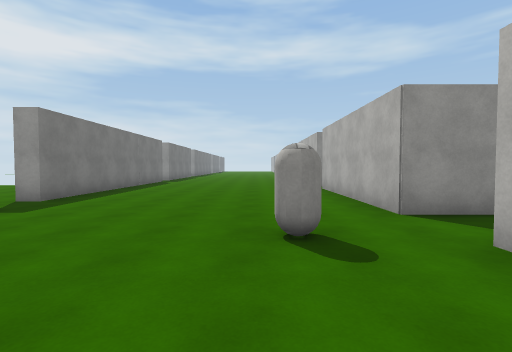
view 1 (above)

18 first-person views from a walk through a scene from a Unity 3-D project. The camera is 1.5 m above the floor, tilts 2° down and sees 85° across. The floor is counted in squares, 2 m on a side. Each view is taken from the middle of a square. On the plan, view 1 faces up. The plan holds only what a view shows up to about 10 squares ahead; the rest is blank. The place goes on beyond the plan. Surface patterns are stand-ins for the level's own textures.

view 2
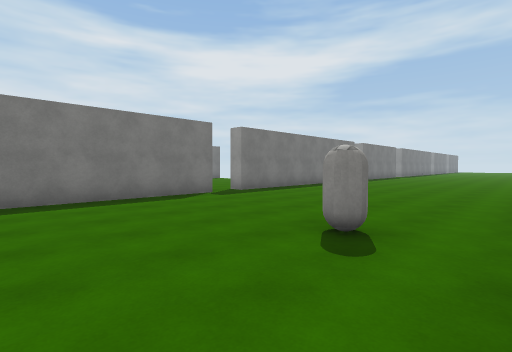

view 3
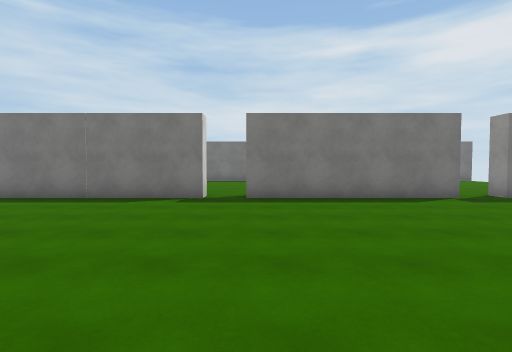

view 4
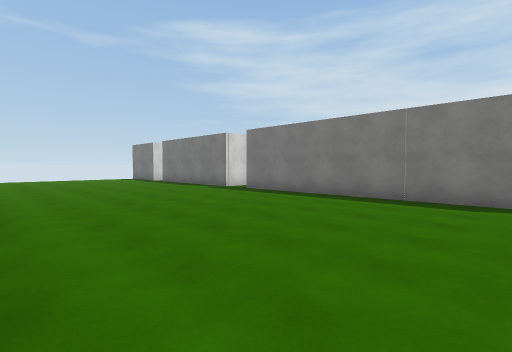

view 5
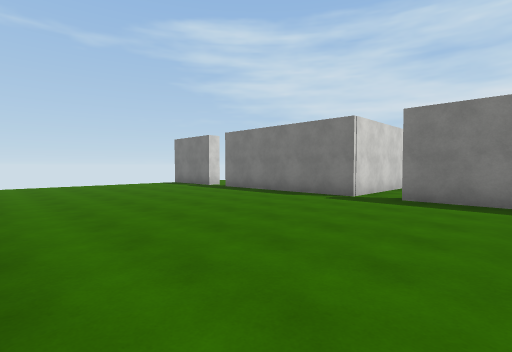

view 6
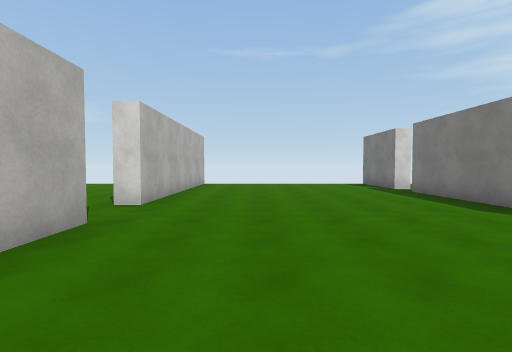

view 7
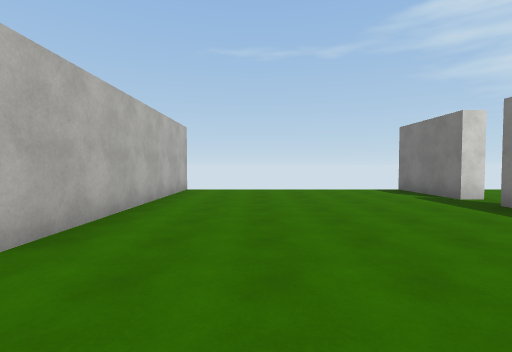

view 8
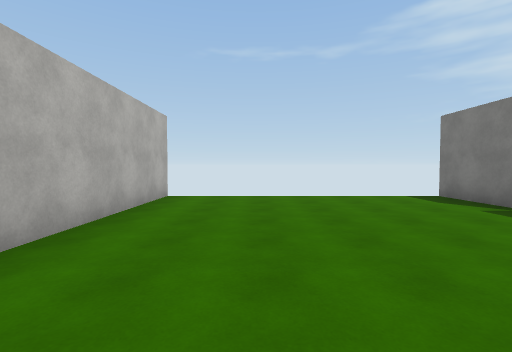

view 9
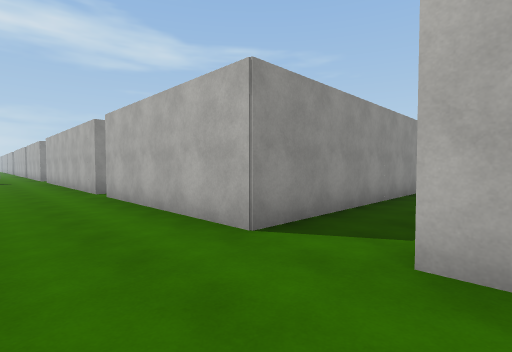

view 10
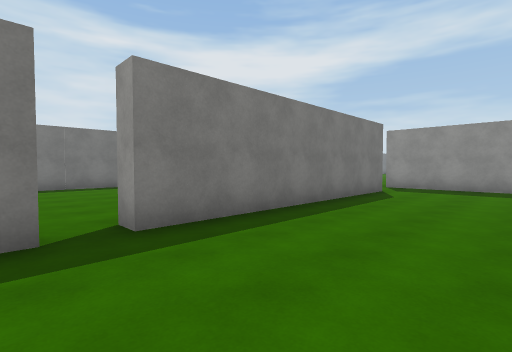

view 11
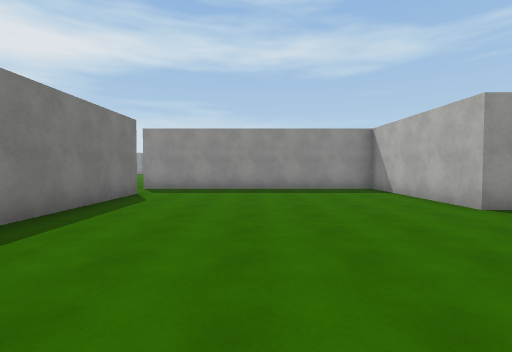

view 12
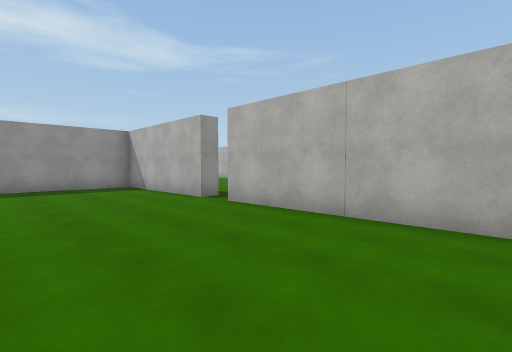

view 13
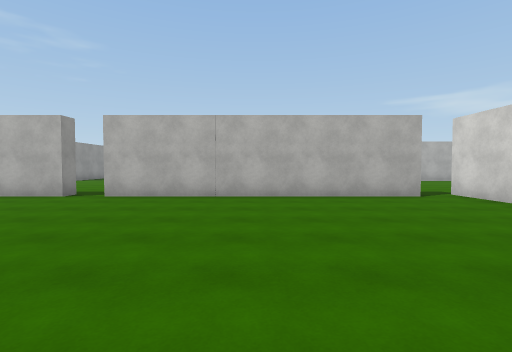

view 14
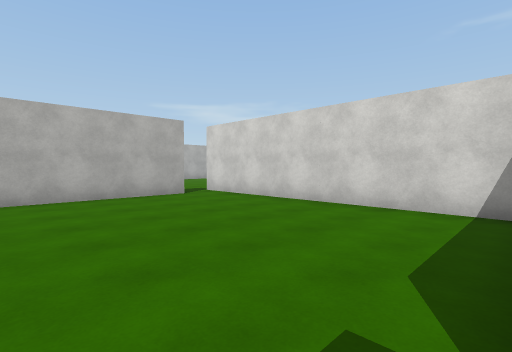

view 15
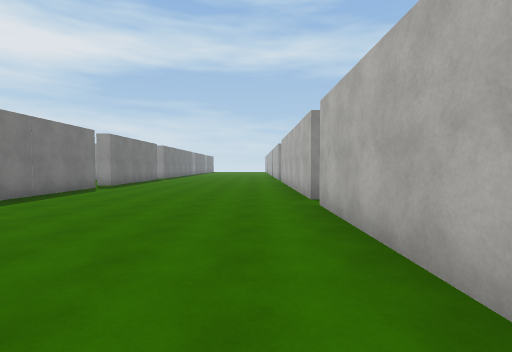

view 16
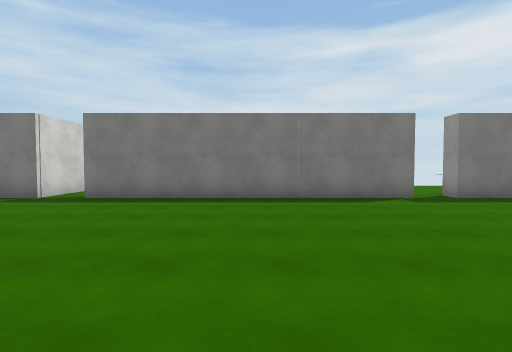

view 17
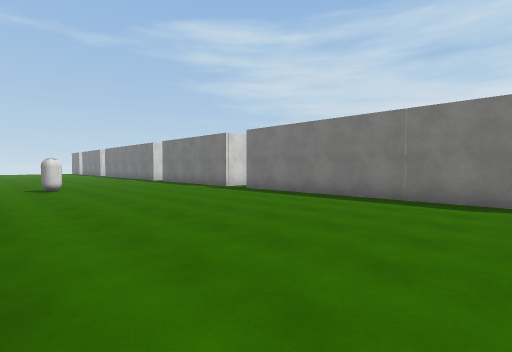

view 18
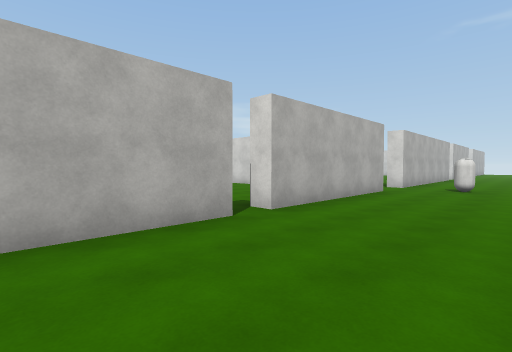

### Floor plan
Points are (right, up) in squares from view 1. A wall is a line through its corners. A room is listed if a view was taken in it or the views show most of it. See-through windows are left out.
Room 1 (views 1, 2, 3, 4, 5, 6, 7, 8, 9, 13, 14, 15, 16, 17, 18)
walls: (-5.1, -1.3) (-4.6, -1.3) (-4.6, -9.1); (2.8, -4.7) (2.2, -4.7) (2.2, -1.1); (2.2, 2.1) (2.2, 2.6) (2.8, 2.6); (3.4, 4.3) (2.2, 4.3) (2.2, 9.4) (2.9, 9.4); (-5.5, 4.8) (-4.6, 4.8) (-4.6, -0.2); (2.2, -10.7) (2.2, -5.5); (-5.6, -10.2) (-4.6, -10.2) (-4.6, -15.2); (2.2, 10.2) (2.2, 13.5); (-4.6, -16.3) (-4.6, -19); (-4.6, 13.5) (-4.6, 5.9) (-5.1, 5.9); (2.2, -19.1) (2.2, -12.4)
ways out: opening at (3, -5) to room 2; opening at (3, 3) to room 2; opening at (-5, -16); opening at (-5, -10); opening at (-5, -1); opening at (-5, 5); opening at (3, -12); opening at (3, 10)
objects: capsule (1, 3)
Room 2 (views 10, 11, 12)
walls: (9.9, -0.2) (9.9, 4.3) (3.4, 4.3); (2.8, 2.6) (2.8, -4.7); (9.9, -9.1) (9.9, -1.2); (3.1, -10.2) (9.5, -10.2)
ways out: opening at (3, -5) to room 1; opening at (3, 3) to room 1; opening at (10, -10); opening at (10, -1)

Where each view was taken, in squares from view 1:
view 1: 0 up, 0 right, facing up
view 2: 0 up, 2 right, facing up-left
view 3: 0 up, 2 right, facing left
view 4: 2 down, 2 right, facing down-left
view 5: 7 down, 2 right, facing down-left
view 6: 7 down, 0 right, facing down
view 7: 10 down, 0 right, facing down
view 8: 12 down, 0 right, facing down
view 9: 13 down, 0 right, facing up-right
view 10: 6 down, 6 right, facing up-left
view 11: 5 down, 6 right, facing up
view 12: 6 down, 6 right, facing up-right
view 13: 5 down, 3 right, facing right
view 14: 5 down, 3 right, facing down-right
view 15: 4 up, 1 right, facing up
view 16: 10 up, 2 right, facing left
view 17: 13 up, 2 right, facing down-left
view 18: 13 up, 1 left, facing down-right
